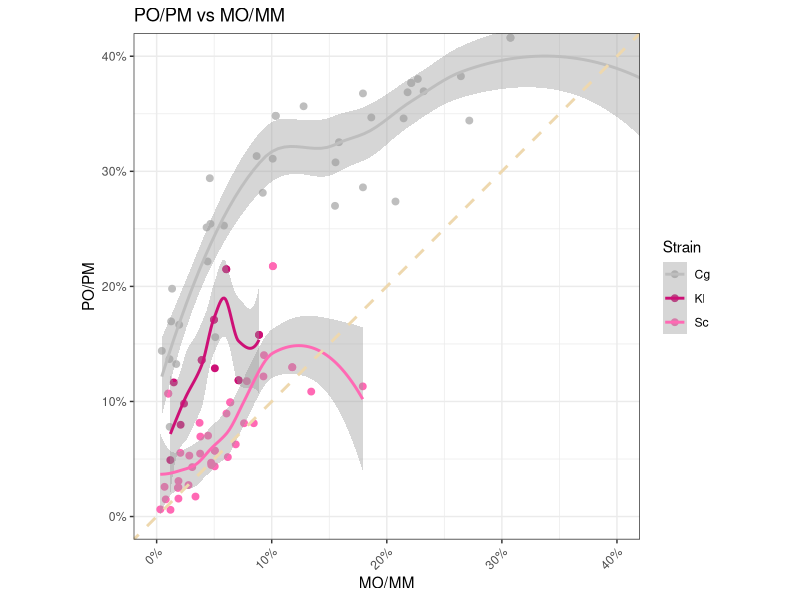
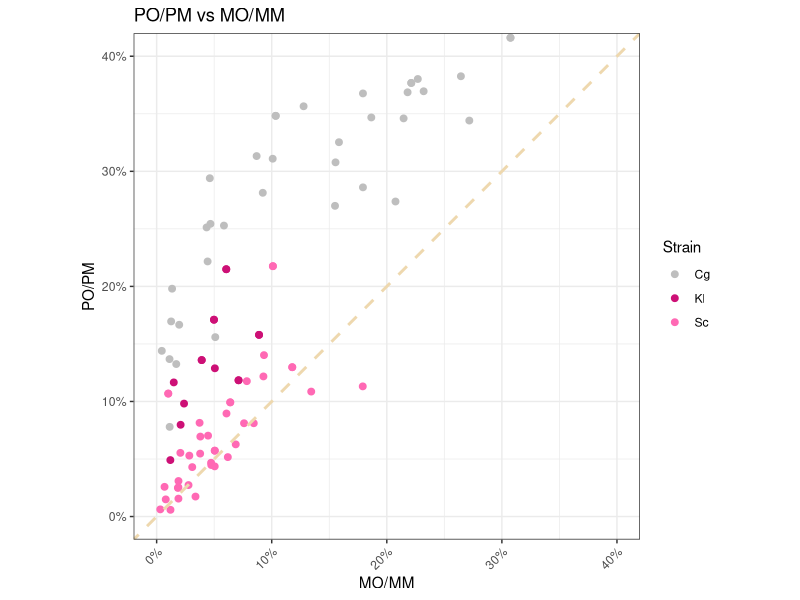
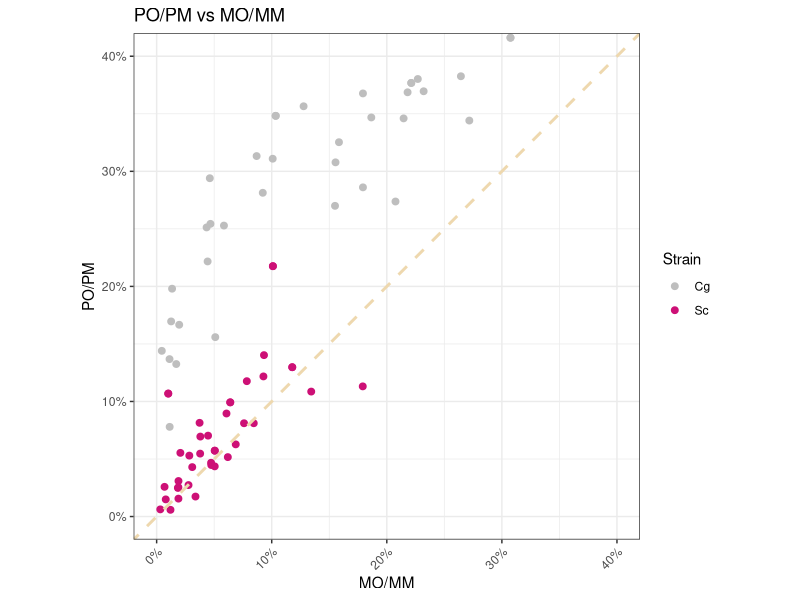
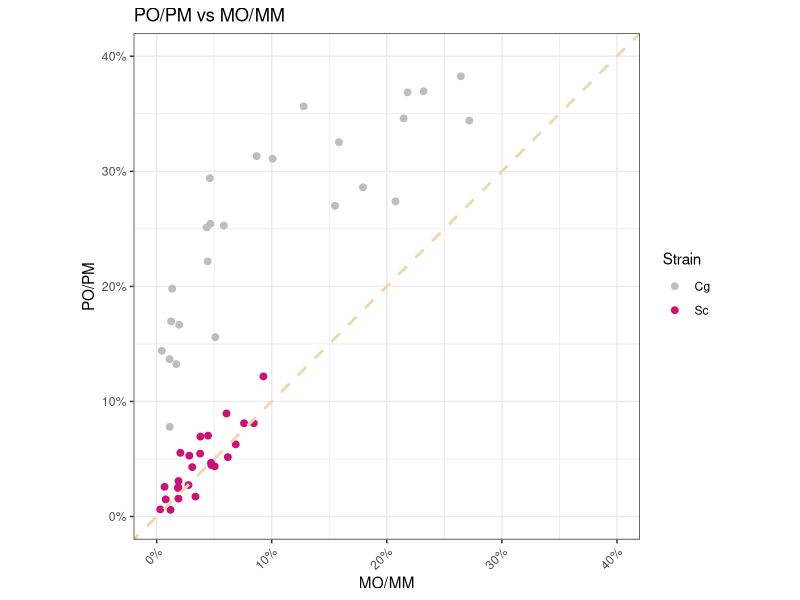
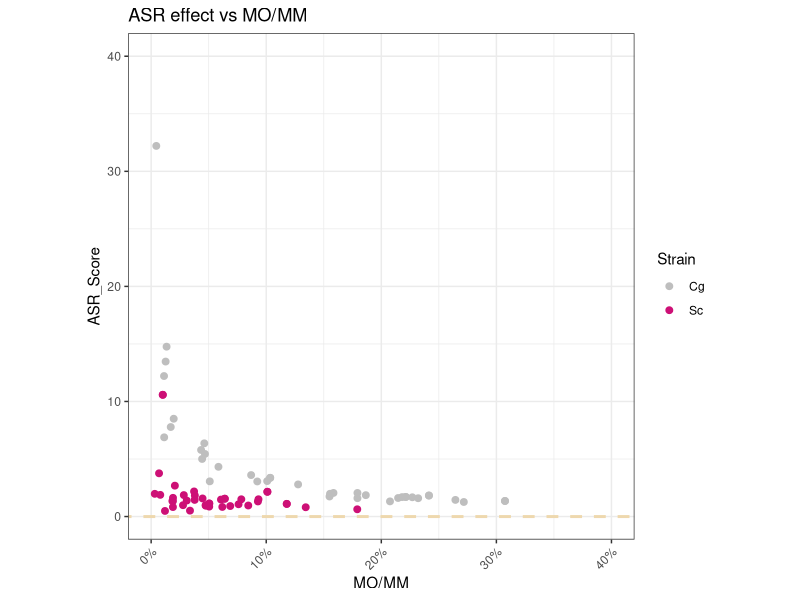
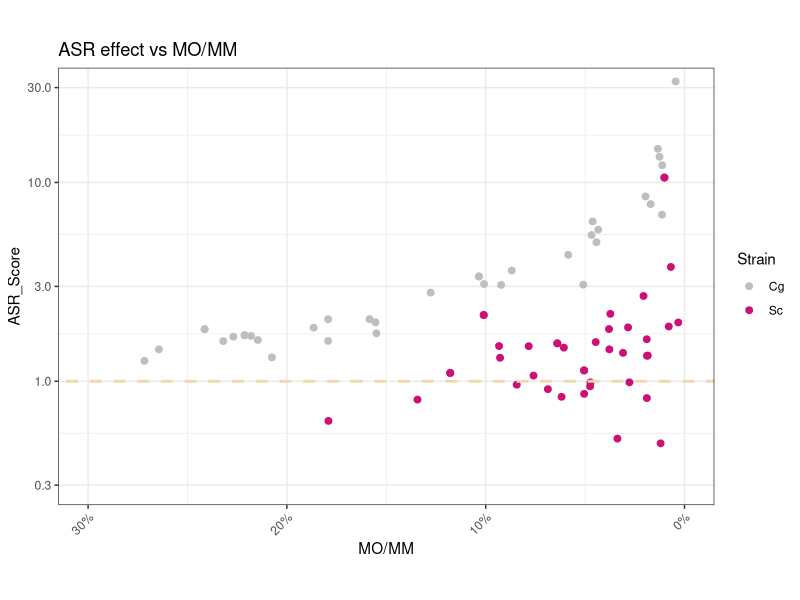
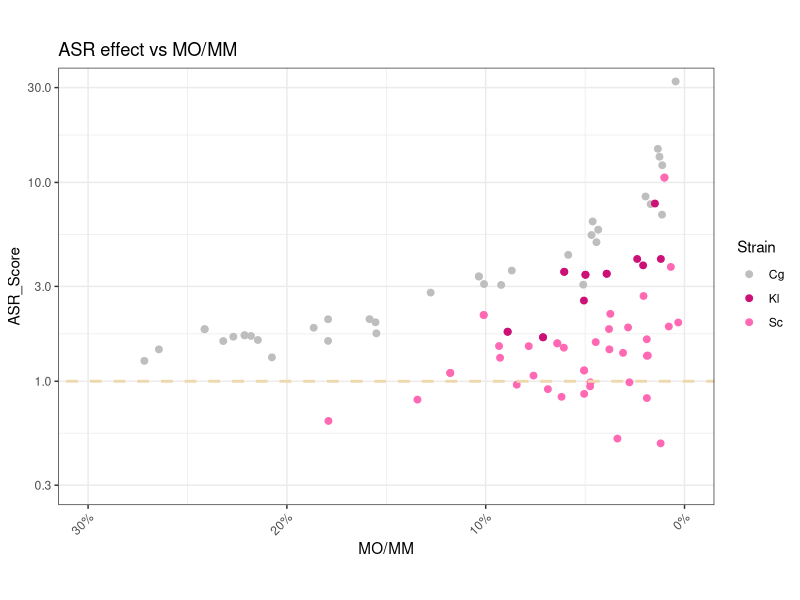
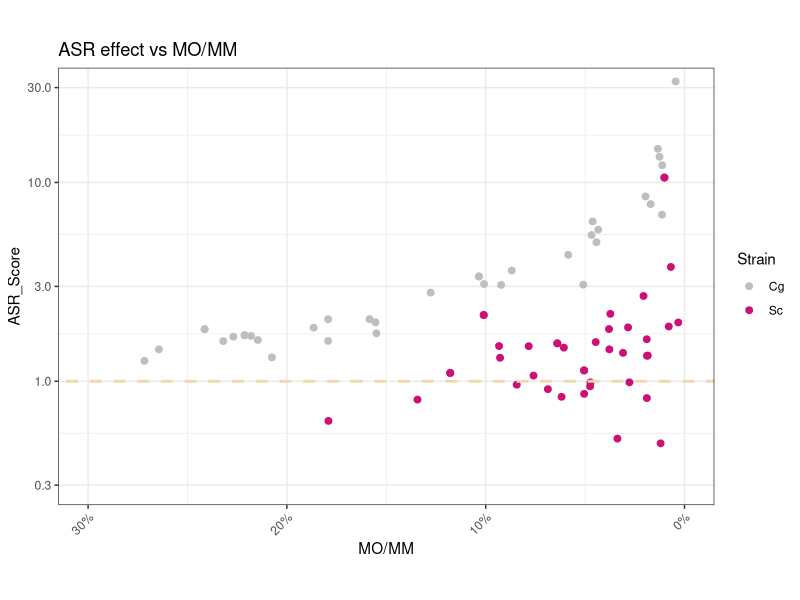

Reproduce these figures in R, in order.
## ---- chunk 1
library(tidyverse)
library(ggplot2)
library(dplyr)
library(mgcv)
library(broom)
library(viridis)
## ---- chunk 2
asr_raw <- read.csv("../input/MOPO_Sc_Cg_ASR_scatter_plot _d092422.csv")

# scatterplot of MO/MM vs PO/PM
#png("../output/MO_vs_PO.png", width = 4, height = 4, units = 'in',res = 300) # png for slides
asr_raw  %>% subset(., MO.MM != 1 & PO.PM != 1) %>%
  ggplot(aes(x = MO.MM, y = PO.PM)) + 
  geom_point(aes(color = Strain),size = 2) + 
  geom_smooth(aes(color = Strain)) +  # fit to a loess model with 95% CI 
  #geom_smooth(aes(color = Strain, fill = Strain), method = "lm") +
  #scale_color_viridis(discrete = TRUE, option = "D") +
  #scale_fill_viridis(discrete = TRUE) + 

  # change decimal scale to pct
  scale_y_continuous(labels = scales::percent, breaks = seq(0, 0.4, 0.1)) +
  scale_x_continuous(labels = scales::percent, breaks = seq(0, 0.4, 0.1)) +
  scale_color_manual(values = c("grey", "deeppink3", "hotpink", "darkorchid2", "deepskyblue", "dodgerblue3", "grey20", "seagreen1"))  +
  # change the scale of x and y axis
  coord_fixed(ratio = 1, xlim = c(0,0.4), ylim = c(0,0.4), expand = TRUE, clip = "on") +
  geom_abline(slope = 1, intercept = 0, color="wheat2", linetype="dashed", size=1) +
  theme_bw() +
  theme(axis.text.x=element_text(angle=45,hjust=1)) +
  ylab("PO/PM") +
  xlab("MO/MM") +
  ggtitle("PO/PM vs MO/MM")
#dev.off()


# scatterplot of MO/MM vs PO/PM
asr_raw  %>% subset(., MO.MM != 1 & PO.PM != 1) %>%
  ggplot(aes(x = MO.MM, y = PO.PM)) + 
  geom_point(aes(color = Strain),size = 2) + 
  #geom_smooth(aes(color = Strain)) +  # fit to a loess model with 95% CI 
  #geom_smooth(aes(color = Strain, fill = Strain), method = "lm") +
  #scale_color_viridis(discrete = TRUE, option = "D") +
  #scale_fill_viridis(discrete = TRUE) + 

  # change decimal scale to pct
  scale_y_continuous(labels = scales::percent, breaks = seq(0, 0.4, 0.1)) +
  scale_x_continuous(labels = scales::percent, breaks = seq(0, 0.4, 0.1)) +
  scale_color_manual(values = c("grey", "deeppink3", "hotpink", "darkorchid2", "deepskyblue", "dodgerblue3", "grey20", "seagreen1"))  +
  # change the scale of x and y axis
  coord_fixed(ratio = 1, xlim = c(0,0.4), ylim = c(0,0.4), expand = TRUE, clip = "on") +
  geom_abline(slope = 1, intercept = 0, color="wheat2", linetype="dashed", size=1) +
  theme_bw() +
  theme(axis.text.x=element_text(angle=45,hjust=1)) +
  ylab("PO/PM") +
  xlab("MO/MM") +
  ggtitle("PO/PM vs MO/MM")
  ggsave("../output/MO_vs_PO_HT.png", width = 4, height = 4, units = 'in',dpi = 300)
  
# scatterplot of MO/MM vs PO/PM
asr_raw  %>% subset(., Strain != "Kl" & MO.MM != 1 & PO.PM != 1) %>%
  ggplot(aes(x = MO.MM, y = PO.PM)) + 
  geom_point(aes(color = Strain),size = 2) + 
  #geom_smooth(aes(color = Strain)) +  # fit to a loess model with 95% CI 
  #geom_smooth(aes(color = Strain, fill = Strain), method = "lm") +
  #scale_color_viridis(discrete = TRUE, option = "D") +
  #scale_fill_viridis(discrete = TRUE) + 

  # change decimal scale to pct
  scale_y_continuous(labels = scales::percent, breaks = seq(0, 0.4, 0.1)) +
  scale_x_continuous(labels = scales::percent, breaks = seq(0, 0.4, 0.1)) +
  scale_color_manual(values = c("grey", "deeppink3", "hotpink", "darkorchid2", "deepskyblue", "dodgerblue3", "grey20", "seagreen1"))  +
  # change the scale of x and y axis
  coord_fixed(ratio = 1, xlim = c(0,0.4), ylim = c(0,0.4), expand = TRUE, clip = "on") +
  geom_abline(slope = 1, intercept = 0, color="wheat2", linetype="dashed", size=1) +
  theme_bw() +
  theme(axis.text.x=element_text(angle=45,hjust=1)) +
  ylab("PO/PM") +
  xlab("MO/MM") +
  ggtitle("PO/PM vs MO/MM")
  ggsave("../output/MO_vs_PO_ScCg_HT.png", width = 4, height = 4, units = 'in',dpi = 300)
  
# scatterplot of MO/MM vs PO/PM
asr_raw  %>% subset(., Strain != "Kl" & Experimenter == "JL" & MO.MM != 1 & PO.PM != 1) %>%
  ggplot(aes(x = MO.MM, y = PO.PM)) + 
  geom_point(aes(color = Strain),size = 2) + 
  #geom_smooth(aes(color = Strain)) +  # fit to a loess model with 95% CI 
  #geom_smooth(aes(color = Strain, fill = Strain), method = "lm") +
  #scale_color_viridis(discrete = TRUE, option = "D") +
  #scale_fill_viridis(discrete = TRUE) + 

  # change decimal scale to pct
  scale_y_continuous(labels = scales::percent, breaks = seq(0, 0.4, 0.1)) +
  scale_x_continuous(labels = scales::percent, breaks = seq(0, 0.4, 0.1)) +
  scale_color_manual(values = c("grey", "deeppink3", "hotpink", "darkorchid2", "deepskyblue", "dodgerblue3", "grey20", "seagreen1"))  +
  # change the scale of x and y axis
  coord_fixed(ratio = 1, xlim = c(0,0.4), ylim = c(0,0.4), expand = TRUE, clip = "on") +
  geom_abline(slope = 1, intercept = 0, color="wheat2", linetype="dashed", size=1) +
  theme_bw() +
  theme(axis.text.x=element_text(angle=45,hjust=1)) +
  ylab("PO/PM") +
  xlab("MO/MM") +
  ggtitle("PO/PM vs MO/MM")
  ggsave("../output/MO_vs_PO.png", width = 4, height = 4, units = 'in',dpi = 300)

## ---- chunk 3
# MO/MM vs ASR Score
asr_raw %>% mutate(.,ASR_Score = PO.PM/MO.MM, .keep = "all") %>% subset(., Strain != "Kl" & MO.MM != 1 & ASR_Score != 1) %>%
  ggplot(aes(x = MO.MM, y = ASR_Score)) + 
  geom_point(aes(color = Strain),size = 2) + 
  #scale_color_viridis(discrete = TRUE, option = "D") +
  #scale_fill_viridis(discrete = TRUE) + 

  # change decimal scale to pct
  scale_x_continuous(labels = scales::percent, breaks = seq(0, 0.4, 0.1)) +
  scale_color_manual(values = c("grey", "deeppink3", "hotpink", "darkorchid2", "deepskyblue", "dodgerblue3", "grey20", "seagreen1"))  +
  # change the scale of x and y axis
  coord_fixed(ratio = 0.01, xlim = c(0,0.4), ylim = c(0,40), expand = TRUE, clip = "on") +
  geom_abline(slope = 0, intercept = 0, color="wheat2", linetype="dashed", size=1) +
  theme_bw() +
  theme(axis.text.x=element_text(angle=45,hjust=1)) +
  ylab("ASR_Score") +
  xlab("MO/MM") +
  ggtitle("ASR effect vs MO/MM")
  ggsave("../output/ASR_vs_MOvsMM.png", width = 4, height = 4, units = 'in',dpi = 300)

# MO/MM vs ASR Score with loess fit
asr_raw %>% mutate(.,ASR_Score = PO.PM/MO.MM, .keep = "all") %>% subset(.,Strain != "Kl") %>% subset(., MO.MM != 1 & ASR_Score != 1) %>%
  ggplot(aes(x = MO.MM, y = ASR_Score)) + 
  geom_point(aes(color = Strain),size = 2) + 
  #geom_smooth(aes(color = Strain),span = 1) + # fit to a loess model with 95% CI 
  #geom_smooth(aes(color = Strain, fill = Strain), method = "lm") +
  #scale_color_viridis(discrete = TRUE, option = "D") +
  #scale_fill_viridis(discrete = TRUE) + 

  # change decimal scale to pct
  scale_y_continuous(trans = "log10")+
  scale_x_reverse(lim = c(0.3,0), labels = scales::percent, breaks = seq(0, 0.4, 0.1)) +
  scale_color_manual(values = c("grey", "deeppink3", "hotpink", "darkorchid2", "deepskyblue", "dodgerblue3", "grey20", "seagreen1"))  +
  #scale_x_reverse() +
  # change the scale of x and y axis
  #coord_fixed(ratio = 0.01, xlim = c(0,0.4), ylim = c(0,40), expand = TRUE, clip = "on") +
  coord_fixed(ratio = 0.1,xlim = c(0.3,0),ylim = c(0.3,30)) +
  geom_abline(slope = 0, intercept = 0, color="wheat2", linetype="dashed", size=1) +
  theme_bw() +
  theme(axis.text.x=element_text(angle=45,hjust=1)) +
  ylab("ASR_Score") +
  xlab("MO/MM") +
  ggtitle("ASR effect vs MO/MM")
  ggsave("../output/ASR_vs_MOvsMM_rev_x_logy.png", width = 4, height = 4, units = 'in',dpi = 300)
  
# MO/MM vs ASR Score with loess fit
asr_raw %>% mutate(.,ASR_Score = PO.PM/MO.MM, .keep = "all") %>% subset(., MO.MM != 1 & ASR_Score != 1) %>%
  ggplot(aes(x = MO.MM, y = ASR_Score)) + 
  geom_point(aes(color = Strain),size = 2) + 
  #geom_smooth(aes(color = Strain),span = 1) + # fit to a loess model with 95% CI 
  #geom_smooth(aes(color = Strain, fill = Strain), method = "lm") +
  #scale_color_viridis(discrete = TRUE, option = "D") +
  #scale_fill_viridis(discrete = TRUE) + 

  # change decimal scale to pct
  scale_y_continuous(trans = "log10")+
  scale_x_reverse(lim = c(0.3,0), labels = scales::percent, breaks = seq(0, 0.4, 0.1)) +
  scale_color_manual(values = c("grey", "deeppink3", "hotpink", "darkorchid2", "deepskyblue", "dodgerblue3", "grey20", "seagreen1"))  +
  #scale_x_reverse() +
  # change the scale of x and y axis
  #coord_fixed(ratio = 0.01, xlim = c(0,0.4), ylim = c(0,40), expand = TRUE, clip = "on") +
  coord_fixed(ratio = 0.1,xlim = c(0.3,0),ylim = c(0.3,30)) +
  geom_abline(slope = 0, intercept = 0, color="wheat2", linetype="dashed", size=1) +
  theme_bw() +
  theme(axis.text.x=element_text(angle=45,hjust=1)) +
  ylab("ASR_Score") +
  xlab("MO/MM") +
  ggtitle("ASR effect vs MO/MM")
  ggsave("../output/ASR_vs_MOvsMM_rev_x_logy_KL.png", width = 4, height = 4, units = 'in',dpi = 300)

# MO/MM vs ASR Score with loess fit
asr_raw %>% mutate(.,ASR_Score = PO.PM/MO.MM, .keep = "all") %>% subset(., Strain != "Kl" & MO.MM != 1 & ASR_Score != 1) %>%
  ggplot(aes(x = MO.MM, y = ASR_Score)) + 
  geom_point(aes(color = Strain),size = 2) + 
  #geom_smooth(aes(color = Strain),span = 1) + # fit to a loess model with 95% CI 
  #geom_smooth(aes(color = Strain, fill = Strain), method = "lm") +
  #scale_color_viridis(discrete = TRUE, option = "D") +
  #scale_fill_viridis(discrete = TRUE) + 

  # change decimal scale to pct
  scale_y_continuous(trans = "log10")+
  scale_x_reverse(lim = c(0.3,0), labels = scales::percent, breaks = seq(0, 0.4, 0.1)) +
  scale_color_manual(values = c("grey", "deeppink3", "hotpink", "darkorchid2", "deepskyblue", "dodgerblue3", "grey20", "seagreen1"))  +
  #scale_x_reverse() +
  # change the scale of x and y axis
  #coord_fixed(ratio = 0.01, xlim = c(0,0.4), ylim = c(0,40), expand = TRUE, clip = "on") +
  coord_fixed(ratio = 0.1,xlim = c(0.3,0),ylim = c(0.3,30)) +
  geom_abline(slope = 0, intercept = 0, color="wheat2", linetype="dashed", size=1) +
  theme_bw() +
  theme(axis.text.x=element_text(angle=45,hjust=1)) +
  ylab("ASR_Score") +
  xlab("MO/MM") +
  ggtitle("ASR effect vs MO/MM")
  ggsave("../output/ASR_vs_MOvsMM_rev_x_logy.png", width = 4, height = 4, units = 'in',dpi = 300)

# MO/MM vs ASR Score with loess fit
asr_raw %>% mutate(.,ASR_Score = PO.PM/MO.MM, .keep = "all") %>% subset(., Experimenter == "JL", Strain != "Kl" & MO.MM != 1 & ASR_Score != 1) %>%
  ggplot(aes(x = MO.MM, y = ASR_Score)) + 
  geom_point(aes(color = Strain),size = 2) + 
  #geom_smooth(aes(color = Strain),span = 1) + # fit to a loess model with 95% CI 
  #geom_smooth(aes(color = Strain, fill = Strain), method = "lm") +
  #scale_color_viridis(discrete = TRUE, option = "D") +
  #scale_fill_viridis(discrete = TRUE) + 

  # change decimal scale to pct
  scale_y_continuous(trans = "log10")+
  scale_x_reverse(lim = c(0.3,0), labels = scales::percent, breaks = seq(0, 0.4, 0.1)) +
  scale_color_manual(values = c("grey", "deeppink3", "hotpink", "darkorchid2", "deepskyblue", "dodgerblue3", "grey20", "seagreen1"))  +
  #scale_x_reverse() +
  # change the scale of x and y axis
  #coord_fixed(ratio = 0.01, xlim = c(0,0.4), ylim = c(0,40), expand = TRUE, clip = "on") +
  coord_fixed(ratio = 0.1,xlim = c(0.3,0),ylim = c(0.3,30)) +
  geom_abline(slope = 0, intercept = 0, color="wheat2", linetype="dashed", size=1) +
  theme_bw() +
  theme(axis.text.x=element_text(angle=45,hjust=1)) +
  ylab("ASR_Score") +
  xlab("MO/MM") +
  ggtitle("ASR effect vs MO/MM")
  ggsave("../output/ASR_vs_MOvsMM_rev_x_logy_JL.png", width = 4, height = 4, units = 'in',dpi = 300)


# MO/MM vs ASR Score for Cg
asr_raw %>% subset(.,Strain == "Cg") %>% mutate(.,ASR_Score = PO.PM/MO.MM, .keep = "all") %>% subset(., MO.MM != 1 & ASR_Score != 1) %>%
  ggplot(aes(x = MO.MM, y = ASR_Score)) + 
  geom_point(aes(color = Strain),size = 2) + 
  #geom_smooth(aes(color = Strain),span = 1) + # fit to a loess model with 95% CI 
  #geom_smooth(aes(color = Strain, fill = Strain), method = "lm") +
  #scale_color_viridis(discrete = TRUE, option = "D") +
  #scale_fill_viridis(discrete = TRUE) + 

  # change decimal scale to pct
  scale_y_continuous(trans = "log10")+
  scale_x_reverse(lim = c(0.3,0), labels = scales::percent, breaks = seq(0, 0.4, 0.1)) +
  scale_color_manual(values = c("grey", "deeppink3", "hotpink", "darkorchid2", "deepskyblue", "dodgerblue3", "grey20", "seagreen1"))  +
  #scale_x_reverse() +
  # change the scale of x and y axis
  #coord_fixed(ratio = 0.01, xlim = c(0,0.4), ylim = c(0,40), expand = TRUE, clip = "on") +
  coord_fixed(ratio = 0.1,xlim = c(0.3,0),ylim = c(0.3,30)) +
  geom_abline(slope = 0, intercept = 0, color="wheat2", linetype="dashed", size=1) +
  theme_bw() +
  theme(axis.text.x=element_text(angle=45,hjust=1)) +
  ylab("ASR_Score") +
  xlab("Severity of the secondary stress") +
  ggtitle("ASR effect vs MO/MM")
  ggsave("../output/Cg_ASR_vs_MOvsMM_rev_x_logy.png", width = 4, height = 4, units = 'in',dpi = 300)  
  
  
